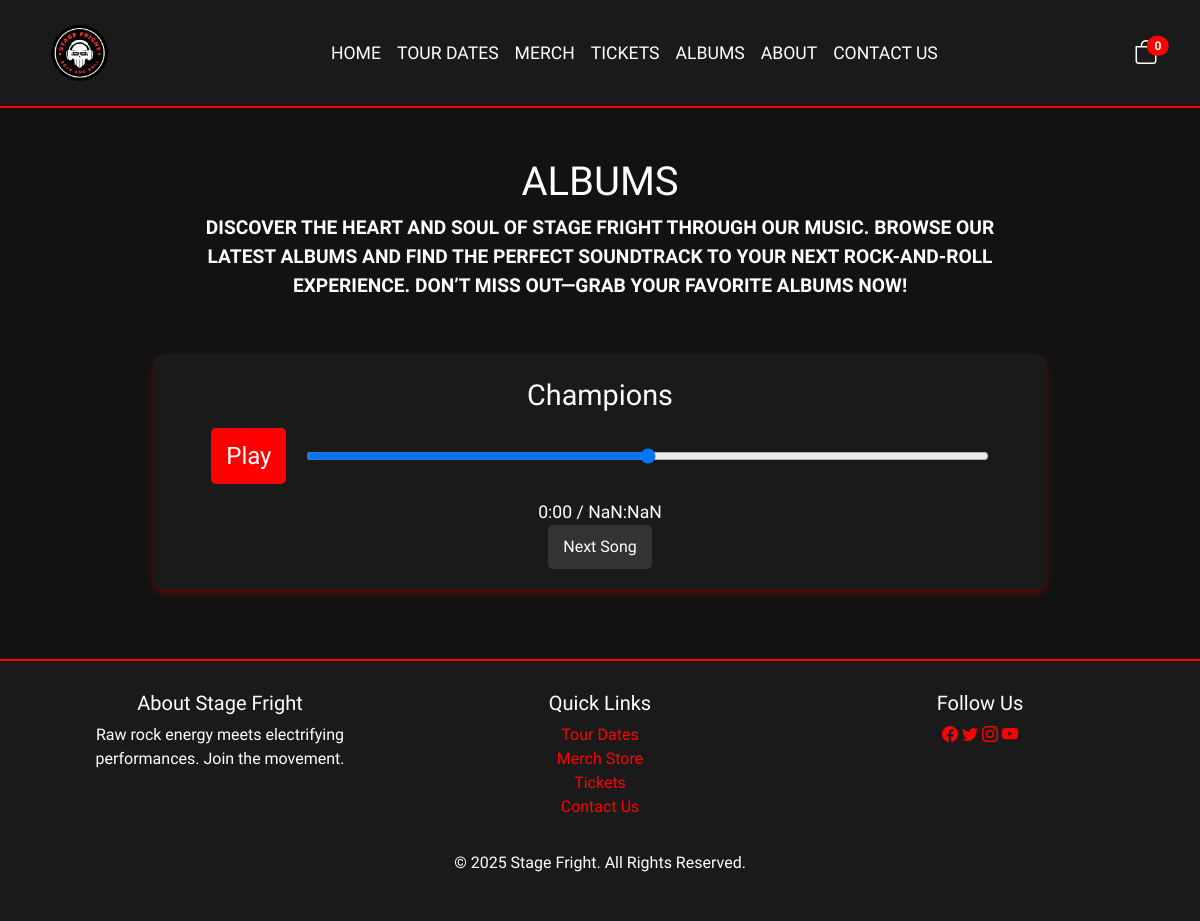
The page /albums/ on the database as committed earlier.
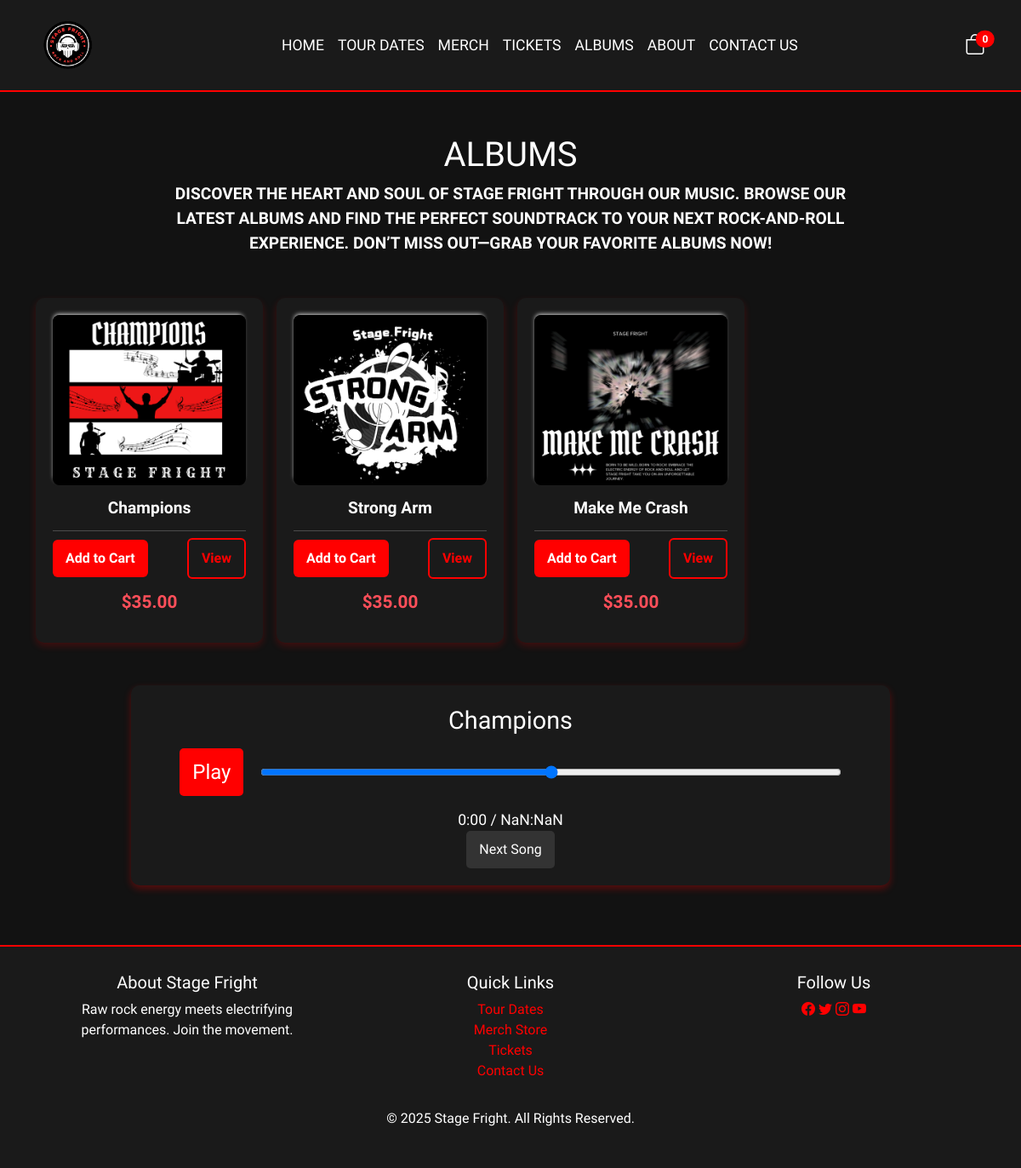
The same page on the database as committed later.
### store/models.py (models this page shows, shortened)
class Product(models.Model):
  TYPE_CHOICES = {
    ('clothing', 'Clothing'),
    ('ticket', 'Ticket'),
    ('misc', 'Misc'),
    ('album', 'Album'),
  }
  name = models.CharField(max_length=200, null=True)
  price = models.DecimalField(max_digits=7, decimal_places=2)
  digital = models.BooleanField(default=False, null=True, blank=False)
  image = models.ImageField(null=True, blank=True)
  description = models.CharField(max_length=1000, null=True, blank=True)
  type = models.CharField(max_length=200, null=True, choices=TYPE_CHOICES)
  @property
  def imageURL(self):
    try:
      url = self.image.url
    except:
      url = ''
    return url

### store/views.py (the view)
# urls.py: path('albums/', views.albums, name="albums"),
def albums(request):
  data = cartData(request)
  cartItems = data['cartItems']
  products = Product.objects.filter(type='album')
  context = {'products': products, 'cartItems': cartItems}
  return render(request, 'store/albums.html', context)

### store/utils.py (called while the page is built, shortened)
def cookieCart(request):
  try:
    cart = json.loads(request.COOKIES['cart'])
  except:
    cart = {}
  items = []
  order = {'get_cart_total': 0, 'get_cart_items': 0, 'shipping': False}
  cartItems = order['get_cart_items']
  return {'cartItems': cartItems, 'order': order, 'items': items}

def cartData(request):
  if request.user.is_authenticated:
    customer = request.user.customer
    order, created = Order.objects.get_or_create(customer=customer, complete=False)
    items = order.orderitem_set.all()
    cartItems = order.get_cart_items
  else:
    cookieData = cookieCart(request)
    cartItems = cookieData['cartItems']
    order = cookieData['order']
    items = cookieData['items']
  return {'cartItems': cartItems, 'order': order, 'items': items}

### store/templates/store/albums.html (shortened to what this page needs)
{% extends 'store/main.html' %}
{% load static %}
{% block content %}
<div class="shop-banner">
  <h2>Albums</h2>
  <p>Discover the heart and soul of Stage Fright through our music. Browse our latest albums and find the perfect soundtrack to your next rock-and-roll experience. Don’t miss out—grab your favorite albums now!</p>
</div>
<div class="row g-3">
  {% for product in products %}
  <div class="col-lg-3 col-md-4 col-sm-6">
    <div class="product" data-desc="{{ product.description }}">
      <img class="thumbnail" src="{{ product.imageURL }}" alt="Product Image">
      <h6><strong>{{ product.name }}</strong></h6>
      <hr>
      <div class="d-flex justify-content-between align-items-center">
        <button data-product="{{ product.id }}" data-action="add" class="btn btn-dark add-btn update-cart">Add to Cart</button>
        <button class="btn btn-danger view-btn">View</button>
      </div>
      <h4 class="price"><strong>${{ product.price|floatformat:2 }}</strong></h4>
    </div>
  </div>
  {% endfor %}
</div>
<div class="audio-player">
  <div class="song-title" id="song-title">Champions</div>
  <div class="player-controls">
    <button class="play-btn" id="play-pause-btn">Play</button>
    <input type="range" id="scrubber" class="scrubber" value="0" max="100" />
  </div>
  <div class="time">
    <span id="current-time">0:00</span> / <span id="total-time">0:00</span>
  </div>
  <button id="next-btn">Next Song</button>
</div>
{% endblock content %}

### store/templates/store/main.html (shortened to what this page needs)
<!DOCTYPE html>
{% load static %}
<html lang="en">
<head>
  <link rel="stylesheet" type="text/css" href="{% static 'css/main.css' %}">
  <link rel="stylesheet"
    href="https://cdnjs.cloudflare.com/ajax/libs/bootstrap-icons/1.9.1/font/bootstrap-icons.min.css">
  <link href="https://cdn.jsdelivr.net/npm/bootstrap@5.3.3/dist/css/bootstrap.min.css" rel="stylesheet"
>
</head>
<body>
  <nav class="navbar navbar-expand-lg navbar-dark">
    <div class="container">
      <a class="navbar-brand" href="/">
        <img src="{% static 'images/IMG_2218.png' %}" alt="Stage Fright Logo" style="height: 80px;">
    </a>
      <div class="collapse navbar-collapse justify-content-center" id="navbarNav">
        <ul class="navbar-nav">
          <li class="nav-item"><a href="/" class="nav-link">HOME</a></li>
          <li class="nav-item"><a href="/tour-dates" class="nav-link">TOUR DATES</a></li>
          <li class="nav-item"><a href="/store" class="nav-link">MERCH</a></li>
          <li class="nav-item"><a href="/tickets" class="nav-link">TICKETS</a></li>
          <li class="nav-item"><a href="/albums" class="nav-link">ALBUMS</a></li>
          <li class="nav-item"><a href="/about" class="nav-link">ABOUT</a></li>
          <li class="nav-item"><a href="/contact" class="nav-link">CONTACT US</a></li>
        </ul>
      </div>
      <div class="cart-desktop">
        <a href="/cart" class="position-relative">
          <i class="bi bi-bag cart-icon"></i>
          <span class="position-absolute top-0 start-100 translate-middle badge rounded-pill">
            {{ cartItems }}
          </span>
        </a>
      </div>
    </div>
  </nav>
  <div class="container fade-in">
    {% block content %}
    {% endblock content %}
  </div>
  <footer>
    <div class="container">
      <div class="row">
        <div class="col-md-4">
          <h5>About Stage Fright</h5>
          <p>Raw rock energy meets electrifying performances. Join the movement.</p>
        </div>
        <div class="col-md-4">
          <h5>Quick Links</h5>
          <ul class="list-unstyled">
            <li><a href="/tour-dates" style="text-decoration: none;">Tour Dates</a></li>
            <li><a href="/store" style="text-decoration: none;">Merch Store</a></li>
            <li><a href="/tickets" style="text-decoration: none;">Tickets</a></li>
            <li><a href="/contact" style="text-decoration: none;">Contact Us</a></li>
          </ul>
        </div>
        <div class="col-md-4">
          <h5>Follow Us</h5>
          <a href="https://facebook.com"><i class="bi bi-facebook"></i></a>
          <a href="https://twitter.com"><i class="bi bi-twitter"></i></a>
          <a href="https://instagram.com"><i class="bi bi-instagram"></i></a>
          <a href="https://youtube.com"><i class="bi bi-youtube"></i></a>
        </div>
      </div>
      <p class="mt-3">&copy; {% now "Y" %} Stage Fright. All Rights Reserved.</p>
    </div>
  </footer>
</body>
</html>

### static/css/main.css (style rules this page uses)
body { background-color: hsl(0, 0%, 98%); overflow-x: hidden; font-family: "Lexend Deca", sans-serif; color: hsl(0, 0%, 30%); }
h1, h2, h3, h4, h5, h6, p, span, a, li, button, input, textarea { font-family: "Lexend Deca", sans-serif; }
.btn { font-family: "Lexend Deca", sans-serif; }
h1, h2, h3, h4, h5, h6 { color: hsl(0, 0%, 30%); margin: 0 0 20px; }
button, input, textarea { font-family: "Lexend Deca", sans-serif; }
html, body { height: 100%; margin: 0; display: flex; flex-direction: column; }
footer { position: relative; margin-top: 50px; }
.thumbnail { width: 100%; height: 200px; -webkit-box-shadow: -1px -3px 5px -2px rgba(214,214,214,1); -moz-box-shadow: -1px -3px 5px -2px rgba(214,214,214,1); box-shadow: -1px -3px 5px -2px rgba(214,214,214,1); }
.product h6 { font-size: 1.1rem; font-weight: bold; color: hsl(0, 0%, 20%); }
.product hr { margin: 8px 0; border-top: 1px solid hsl(0, 0%, 85%); }
.price { font-size: 1.3rem; color: hsl(0, 0%, 30%); }
.btn { border-radius: 4px; }
.add-btn { margin-right: 5px; }
h3, h5 { color: #495057; }
h5 { margin: 10px 0; }

### store/templates/store/main.html (style rules this page uses)
body { background-color: #121212; color: #ffffff; font-family: 'Arial', sans-serif; }
.navbar { background-color: #1a1a1a !important; border-bottom: 2px solid #ff0000; }
.navbar-brand { color: #ff0000 !important; font-size: 1.8rem; font-weight: bold; text-transform: uppercase; letter-spacing: 2px; }
.nav-link { color: white !important; font-size: 1.1rem; font-weight: 500; transition: color 0.3s ease-in-out; }
.cart-icon { font-size: 1.5rem; color: white; }
.badge { background-color: #ff0000; }
footer { background-color: #1a1a1a; color: #ffffff; padding: 30px 0; text-align: center; border-top: 2px solid #ff0000; }
footer a { color: #ff0000; transition: color 0.3s ease-in-out; }
.btn-danger { background-color: #ff0000 !important; border: none; }
.fade-in { animation: fadeIn 1s ease-in-out; }

### store/templates/store/albums.html (style rules this page uses)
body { background-color: #121212; color: white; font-family: 'Lexend Deca', sans-serif; }
.product { background-color: #1a1a1a; border-radius: 10px; overflow: hidden; box-shadow: 0 4px 8px rgba(255, 0, 0, 0.2); transition: transform 0.3s ease, box-shadow 0.3s ease; text-align: center; padding: 20px; margin-bottom: 30px; }
.product .thumbnail { width: 100%; height: 200px; object-fit: cover; border-radius: 8px; transition: transform 0.3s ease; }
.product h6 { font-size: 1.2rem; font-weight: bold; margin: 15px 0; color: white; }
.product .price { font-size: 1.3rem; font-weight: bold; color: #ff4f5a; margin: 15px 0; }
.shop-banner { color: white; padding: 50px 20px; text-align: center; text-transform: uppercase; font-weight: bold; }
.shop-banner h2 { font-size: 2.5rem; }
.shop-banner p { font-size: 1.2rem; max-width: 800px; margin: auto; }
.btn-dark { background-color: #ff0000 !important; color: white !important; border: none; font-weight: bold; padding: 10px 15px; transition: background 0.3s ease; }
.btn-danger { background-color: transparent !important; color: #ff0000 !important; border: 2px solid #ff0000; font-weight: bold; padding: 10px 15px; transition: all 0.3s ease; }
.audio-player { margin-top: 40px; background-color: #1a1a1a; padding: 20px; border-radius: 10px; text-align: center; box-shadow: 0 4px 8px rgba(255, 0, 0, 0.3); color: white; width: 80%; margin: 20px auto; }
.audio-player .song-title { font-size: 1.8rem; color: white; margin-bottom: 10px; }
.audio-player .player-controls { display: flex; justify-content: center; align-items: center; gap: 20px; margin-bottom: 15px; }
.audio-player .scrubber { width: 80%; height: 8px; background: #333; outline: none; border-radius: 10px; transition: background 0.3s ease; }
.audio-player .play-btn { background-color: #ff0000; color: white; padding: 10px 15px; border: none; font-size: 1.5rem; cursor: pointer; border-radius: 5px; transition: background-color 0.3s ease; }
.audio-player .time { color: white; font-size: 1.1rem; margin-top: 10px; }
.audio-player #next-btn { background-color: #333; color: white; padding: 10px 15px; border: none; font-size: 1rem; cursor: pointer; border-radius: 5px; transition: background-color 0.3s ease; }

Rows that differ between the two databases and show on the page:
added Product: imageURL (picture), name "Champions", price "35.00"
added Product: imageURL (picture), name "Strong Arm", price "35.00"
added Product: imageURL (picture), name "Make Me Crash", price "35.00"
